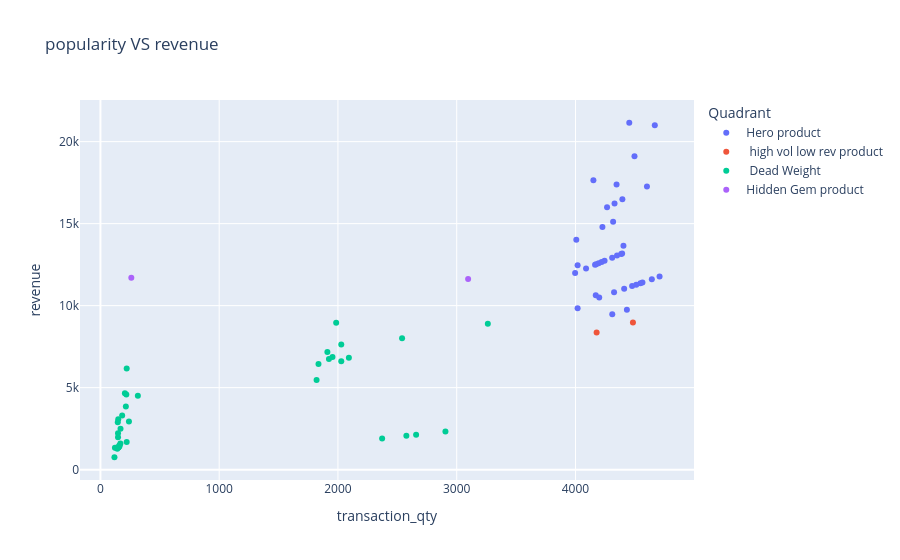

Write notebook code for a chart like this one.
### Code cell
#CHART 6
#scatter plot (popularity vs revenue)

fig6=px.scatter(product_matrix,
               x='transaction_qty',
               y='revenue',
               color='Quadrant',
               hover_name='product_detail',
               title='popularity VS revenue')

fig6

### Figure 1 — Plotly figure (JSON) as saved in the notebook; plotly's stock layout.template omitted (floating-point values rounded to 4 significant figures)
{"data": [{"hovertemplate": "<b>%{hovertext}</b><br><br>Quadrant=Hero product<br>transaction_qty=%{x}<br>revenue=%{y}<extra></extra>", "hovertext": ["Earl Grey Rg", "Dark chocolate Lg", "Morning Sunrise Chai Rg", "Latte", "Peppermint Rg", "Columbian Medium Roast Rg", "Traditional Blend Chai Rg", "Latte Rg", "Serenity Green Tea Rg", "Sustainably Grown Organic Lg", "Ethiopia Sm", "Our Old Time Diner Blend Rg", "Spicy Eye Opener Chai Lg", "Jamaican Coffee River Lg", "Ethiopia Rg", "Brazilian Rg", "Peppermint Lg", "Morning Sunrise Chai Lg", "Sustainably Grown Organic Rg", "Lemon Grass Rg", "Brazilian Lg", "Brazilian Sm", "English Breakfast Lg", "Cappuccino", "Earl Grey Lg", "Ethiopia Lg", "Serenity Green Tea Lg", "English Breakfast Rg", "Columbian Medium Roast Lg", "Traditional Blend Chai Lg", "Spicy Eye Opener Chai Rg", "Espresso shot", "Cappuccino Lg", "Lemon Grass Lg", "Jamaican Coffee River Sm", "Jamaican Coffee River Rg", "Dark chocolate Rg", "Our Old Time Diner Blend Lg"], "legendgroup": "Hero product", "marker": {"color": "#636efa", "symbol": "circle"}, "mode": "markers", "name": "Hero product", "orientation": "v", "showlegend": true, "type": "scatter", "x": [4708, 4668, 4643, 4602, 4564, 4547, 4512, 4497, 4477, 4453, 4433, 4410, 4404, 4395, 4393, 4385, 4350, 4346, 4329, 4325, 4317, 4310, 4309, 4266, 4245, 4227, 4220, 4200, 4195, 4174, 4171, 4165, 4151, 4089, 4018, 4018, 4007, 3997], "xaxis": "x", "y": [11770.0, 21010.0, 11610.0, 17260.0, 11410.0, 11370.0, 11280.0, 19110.0, 11190.0, 21150.0, 9753.0, 11020.0, 13650.0, 16480.0, 13180.0, 13160.0, 13050.0, 17380.0, 16230.0, 10810.0, 15110.0, 9482.0, 12930.0, 16000.0, 12740.0, 14790.0, 12660.0, 10500.0, 12580.0, 12520.0, 10640.0, 12500.0, 17640.0, 12270.0, 9844.0, 12460.0, 14020.0, 11990.0], "yaxis": "y"}, {"hovertemplate": "<b>%{hovertext}</b><br><br>Quadrant= high vol low rev product<br>transaction_qty=%{x}<br>revenue=%{y}<extra></extra>", "hovertext": ["Our Old Time Diner Blend Sm", "Columbian Medium Roast Sm"], "legendgroup": " high vol low rev product", "marker": {"color": "#EF553B", "symbol": "circle"}, "mode": "markers", "name": " high vol low rev product", "orientation": "v", "showlegend": true, "type": "scatter", "x": [4484, 4178], "xaxis": "x", "y": [8968.0, 8356.0], "yaxis": "y"}, {"hovertemplate": "<b>%{hovertext}</b><br><br>Quadrant= Dead Weight<br>transaction_qty=%{x}<br>revenue=%{y}<extra></extra>", "hovertext": ["Ouro Brasileiro shot", "Sugar Free Vanilla syrup", "Chocolate syrup", "Carmel syrup", "Ginger Scone", "Hazelnut syrup", "Cranberry Scone", "Hazelnut Biscotti", "Jumbo Savory Scone", "Scottish Cream Scone ", "Croissant", "Chocolate Chip Biscotti", "Almond Croissant", "Ginger Biscotti", "Oatmeal Scone", "I Need My Bean! Latte cup", "I Need My Bean! Diner mug", "Sustainably Grown Organic", "I Need My Bean! T-shirt", "Ethiopia", "Brazilian - Organic", "Organic Decaf Blend", "Our Old Time Diner Blend", "Espresso Roast", "Morning Sunrise Chai", "English Breakfast", "Serenity Green Tea", "Peppermint", "Traditional Blend Chai", "Lemon Grass", "Primo Espresso Roast", "Chili Mayan", "Columbian Medium Roast", "Jamacian Coffee River", "Earl Grey", "Guatemalan Sustainably Grown", "Spicy Eye Opener Chai", "Dark chocolate"], "legendgroup": " Dead Weight", "marker": {"color": "#00cc96", "symbol": "circle"}, "mode": "markers", "name": " Dead Weight", "orientation": "v", "showlegend": true, "type": "scatter", "x": [3262, 2905, 2658, 2576, 2540, 2372, 2092, 2028, 2028, 1985, 1954, 1924, 1911, 1836, 1820, 315, 240, 221, 221, 218, 214, 206, 183, 169, 168, 161, 159, 153, 153, 152, 150, 148, 148, 146, 142, 134, 122, 118], "xaxis": "x", "y": [8902.0, 2324.0, 2126.0, 2061.0, 8012.0, 1898.0, 6818.0, 6608.0, 7627.0, 8949.0, 6862.0, 6749.0, 7168.0, 6437.0, 5460.0, 4509.0, 2935.0, 1680.0, 6163.0, 4578.0, 3852.0, 4658.0, 3294.0, 2493.0, 1596.0, 1441.0, 1471.0, 1369.0, 1369.0, 1360.0, 3068.0, 1973.0, 2220.0, 2884.0, 1271.0, 1340.0, 1336.0, 755.2], "yaxis": "y"}, {"hovertemplate": "<b>%{hovertext}</b><br><br>Quadrant=Hidden Gem product<br>transaction_qty=%{x}<br>revenue=%{y}<extra></extra>", "hovertext": ["Chocolate Croissant", "Civet Cat"], "legendgroup": "Hidden Gem product", "marker": {"color": "#ab63fa", "symbol": "circle"}, "mode": "markers", "name": "Hidden Gem product", "orientation": "v", "showlegend": true, "type": "scatter", "x": [3096, 260], "xaxis": "x", "y": [11630.0, 11700.0], "yaxis": "y"}], "layout": {"legend": {"title": {"text": "Quadrant"}, "tracegroupgap": 0}, "title": {"text": "popularity VS revenue"}, "xaxis": {"anchor": "y", "domain": [0, 1], "title": {"text": "transaction_qty"}}, "yaxis": {"anchor": "x", "domain": [0, 1], "title": {"text": "revenue"}}}}
